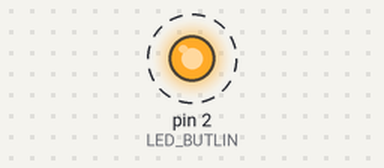
Recording of a sketch running on a simulated Arduino Uno, built with avr-gcc and run on an emulated ATmega328P. Shown: output pins drawn as LEDs (lit = HIGH). Dashed ring = blinking.

Above: at 0.2 s.
Timing chart, 0 to 3.0 s (numbered marks = the images above):
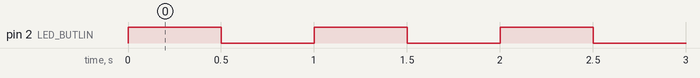

The sketch:

Open_LED.ino
```cpp
// กำหนดขาที่ต่อกับ LED
#define LED_BUTLIN 2

void setup() {
  // ตั้งค่า LED_BUTLIN เป็น OUTPUT
  pinMode(LED_BUTLIN, OUTPUT);
}

void loop() {
  digitalWrite(LED_BUTLIN, HIGH);   // เปิดไฟ LED
  delay(500);                  // รอ 1 วินาที
  digitalWrite(LED_BUTLIN, LOW);    // ปิดไฟ LED
  delay(500);                  // รอ 1 วินาที
}
```

Measured:
- by itself, pin 2 (LED_BUTLIN): alternates HIGH for 0.50 s and LOW for 0.50 s
